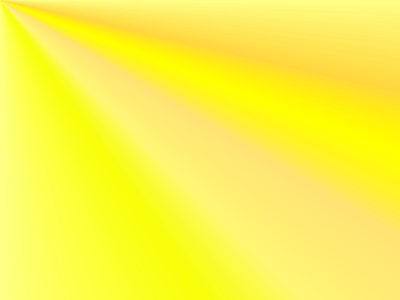
<?xml version="1.0" encoding="UTF-8"?>
<ui version="4.0">
 <class>Table</class>
 <widget class="QWidget" name="Table">
  <property name="geometry">
   <rect>
    <x>0</x>
    <y>0</y>
    <width>400</width>
    <height>300</height>
   </rect>
  </property>
  <property name="windowTitle">
   <string>Form</string>
  </property>
  <property name="styleSheet">
   <string notr="true">background-color: qconicalgradient(cx:0, cy:0, angle:135, stop:0 rgba(255, 255, 0, 69), stop:0.375 rgba(255, 255, 0, 69), stop:0.423533 rgba(251, 255, 0, 145), stop:0.45 rgba(247, 255, 0, 208), stop:0.477581 rgba(255, 244, 71, 130), stop:0.518717 rgba(255, 218, 71, 130), stop:0.55 rgba(255, 255, 0, 255), stop:0.57754 rgba(255, 203, 0, 130), stop:0.625 rgba(255, 255, 0, 69), stop:1 rgba(255, 255, 0, 69));</string>
  </property>
  <layout class="QVBoxLayout" name="verticalLayout">
   <item>
    <layout class="QGridLayout" name="gridLayout"/>
   </item>
  </layout>
 </widget>
 <resources/>
 <connections/>
</ui>
